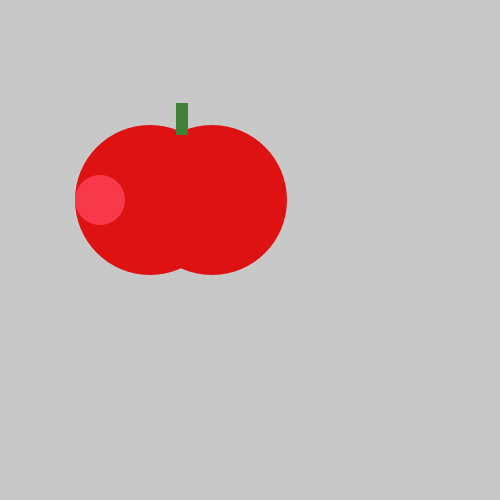
Frame 1 (no input)
Frame 60 (the mouse pressed at the canvas centre just before this capture): identical to frame 1, image omitted
Frame 120 (the mouse held since frame 60 and released just before this capture): identical to frame 1, image omitted

The Processing sketch that drew this single still picture (run headless with seeded random() and noise(); from frame 60 on, the mouse is pressed at the canvas centre):

// Processing sketch: tasty_tomato
// ── tasty_tomato.pde
void setup() {
    size(500, 500);
}
void draw() {
    background(200, 200, 200);
    noStroke();
   fill(#DE1212);
    ellipse(150, 200, 150, 150);
    
    ellipse(212, 200, 150, 150);
    fill(#408138);
    rect(176, 103, 12, 32);
    fill (#F73949);
ellipse(100,200,50,50);
}
